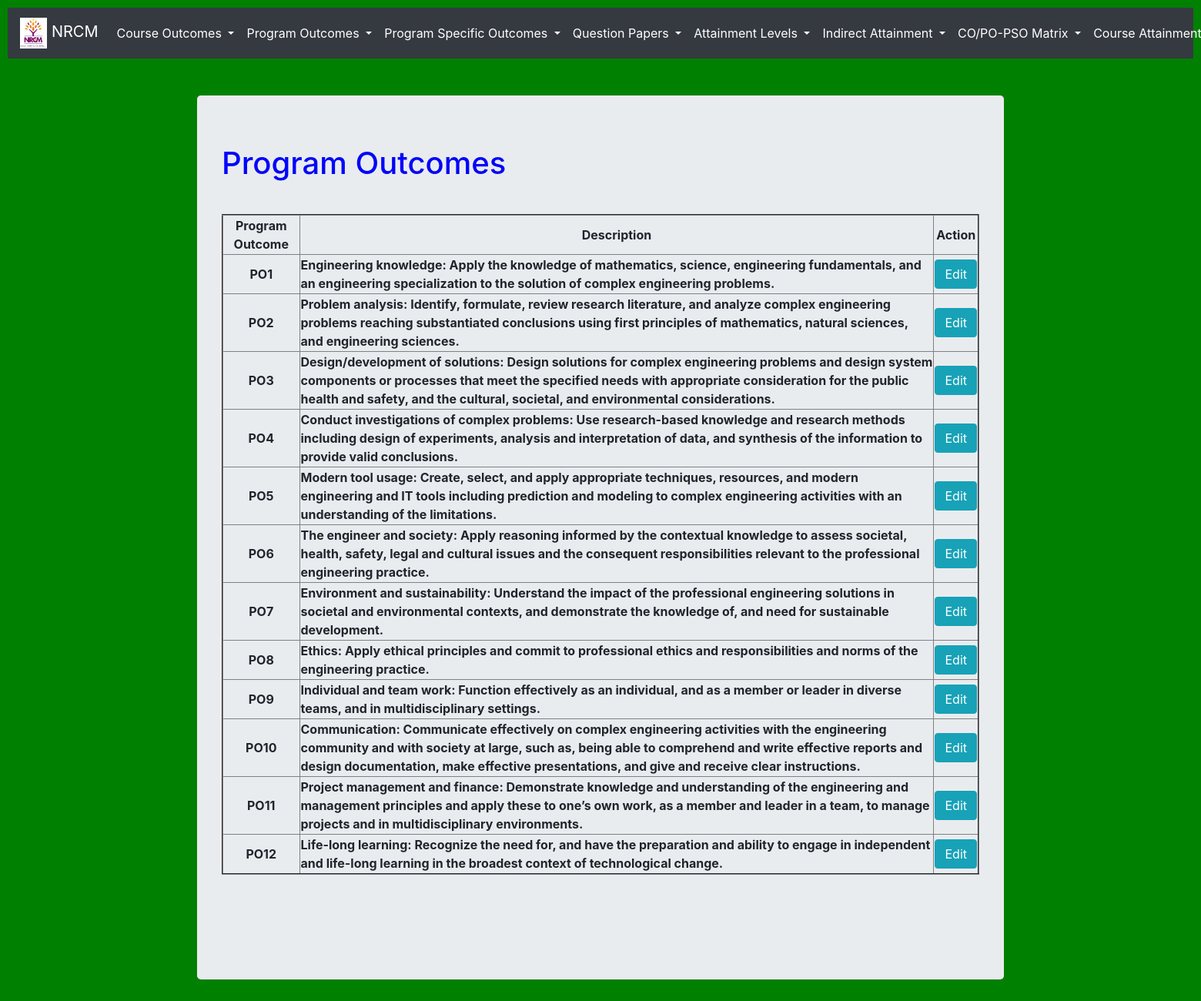
/view_po, run on the app's committed database.
### testApp/models.py (models this page shows, shortened)
class PO(models.Model):
    pos = (('-','-'), ('PO1', 'PO1'), ('PO2', 'PO2'), ('PO3', 'PO3'), ('PO4', 'PO4'), ('PO5', 'PO5'), ('PO6', 'PO6'),
                       ('PO7', 'PO7'), ('PO8', 'PO8'), ('PO9', 'PO9'), ('PO10', 'PO10'), ('PO11', 'PO11'), ('PO12', 'PO12'),)
    po = models.CharField(max_length=500,choices=pos, default='-')
    description = models.CharField(max_length=500)

### testApp/views.py (the view)
# urls.py: path('view_po', views.view_po, name='view_po'),
def view_po(request):
    pos = PO.objects.all()
    return render (request, 'testApp/view_po.html', locals())

### templates/testApp/view_po.html (shortened to what this page needs)
<!DOCTYPE html>
{%extends 'testApp/base.html'%}
{%load static%}
{%block content%}
<link rel="stylesheet" href="{% static 'css/course_attainment_style.css' %}">
<div class="container" align=left style="width:70%">
  <div class="jumbotron">
    <h1 style = "color: blue; padding-bottom: 10px;">Program Outcomes</h1><br>
    <form  method="post"> {%csrf_token%}
      <table border=2 style="width:100%" style="">
        <tr>
          <th>Program Outcome</th>
          <th>Description</th>
          <th colspan="2">Action</th>
        </tr>
        {%for i in pos%}
        <tr>
          <th style="text-align: center; width: 100px; height:50px;">{{i.po}}</th>
          <th style="text-align: left;">{{i.description}}</th>
          <th> <a href="{%url 'edit_po' i.id %}" class="btn btn-info">Edit</a> </th>
        </tr>
        {%endfor%}
      </table><br>
      <br><br>
    </form>
  </div>
</div>
{%endblock%}

### static/testApp/css/course_attainment_style.css (style rules this page uses)
body { background: green; }
td, th { text-align: center; }

### data on the page
PO: po "PO1", description "Engineering knowledge: Apply the knowledge of mathematics, science, engineering fundamentals, and an engineering specialization to the solution of complex engineering problems."
PO: po "PO2", description "Problem analysis: Identify, formulate, review research literature, and analyze complex engineering problems reaching substantiated conclusions using first principles of mathematics, natural sciences, and engineering sciences."
PO: po "PO3", description "Design/development of solutions: Design solutions for complex engineering problems and design system components or processes that meet the specified needs with appropriate consideration for the public health and safety, and the cultural, societal, and environmental considerations."
PO: po "PO4", description "Conduct investigations of complex problems: Use research-based knowledge and research methods including design of experiments, analysis and interpretation of data, and synthesis of the information to provide valid conclusions."
PO: po "PO5", description "Modern tool usage: Create, select, and apply appropriate techniques, resources, and modern engineering and IT tools including prediction and modeling to complex engineering activities with an understanding of the limitations."
PO: po "PO6", description "The engineer and society: Apply reasoning informed by the contextual knowledge to assess societal, health, safety, legal and cultural issues and the consequent responsibilities relevant to the professional engineering practice."
PO: po "PO7", description "Environment and sustainability: Understand the impact of the professional engineering solutions in societal and environmental contexts, and demonstrate the knowledge of, and need for sustainable development."
PO: po "PO8", description "Ethics: Apply ethical principles and commit to professional ethics and responsibilities and norms of the engineering practice."
PO: po "PO9", description "Individual and team work: Function effectively as an individual, and as a member or leader in diverse teams, and in multidisciplinary settings."
PO: po "PO10", description "Communication: Communicate effectively on complex engineering activities with the engineering community and with society at large, such as, being able to comprehend and write effective reports and design documentation, make effective presentations, and give and receive clear instructions."
PO: po "PO11", description "Project management and finance: Demonstrate knowledge and understanding of the engineering and management principles and apply these to one’s own work, as a member and leader in a team, to manage projects and in multidisciplinary environments."
PO: po "PO12", description "Life-long learning: Recognize the need for, and have the preparation and ability to engage in independent and life-long learning in the broadest context of technological change."
